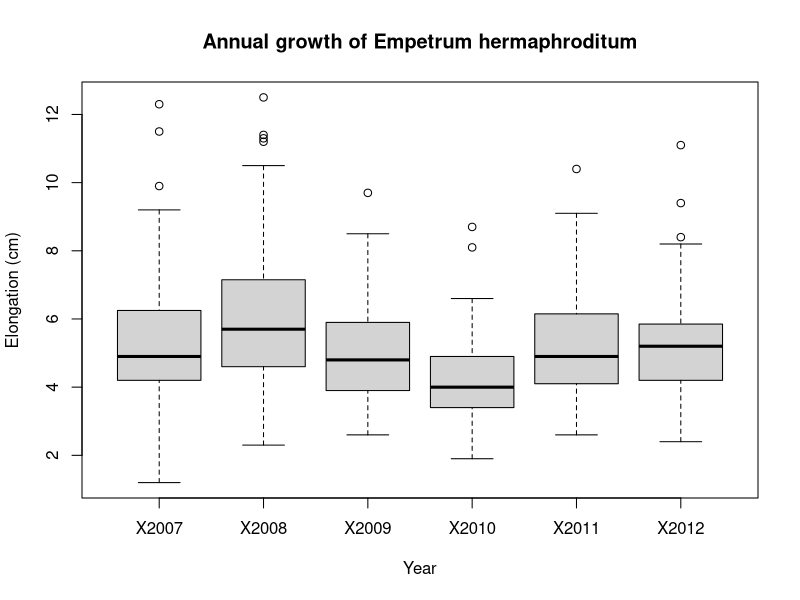

Recreate this plot in R.
# Beverly is doing coding club tutorial before the workshop on 23 Jan

# Introductory things ----

# Loading packages

library(tidyverse)

# Load data 

elongation <- read.csv("data-manip/EmpetrumElongation.csv", sep = ";")
germination <- read.csv("data-manip/Germination.csv", sep = ";")

# Learning about gather and spread ---- 

elongation_long <- gather(elongation, Year, Length, 
                          c(X2007, X2008, X2009, X2010, X2011, X2012))

elongation_wide <- spread(elongation_long, Year, Length) 

# Creating a boxplot

boxplot(Length ~ Year, data = elongation_long, 
        xlab = "Year", ylab = "Elongation (cm)", 
        main = "Annual growth of Empetrum hermaphroditum")

# Learning about filter, select, mutate, summarise and group_by ---- 

# Filter specific species, SR 
germinSR <- filter(germination, Species == 'SR')

# Select specific columns
germin_clean <- select(germination, Species, Treatment, Nb_seeds_germin)

# Adding a new column with mutate 
germin_percent <- mutate(germination, Percent = Nb_seeds_germin / Nb_seeds_tot * 100)

# Calculating summary statistics with summarise and group_by 
germin_average <- summarise(germin_percent, Germin_average = mean(Percent))
germin_grouped <- group_by(germin_percent, Species, Treatment) 
germin_summary <- summarise(germin_grouped, Average = mean(Percent))

# Learning how to use pipes ---- 

# Performing the above analyses with pipes

germin_summary <- germination %>%  
  mutate(Percent = Nb_seeds_germin/Nb_seeds_tot * 100) %>% 
  group_by(Species, Treatment) %>%  
  summarise(Average = mean(Percent), SD = sd(Percent)) %>%  
  ungroup()

# Other functions in dplyr ---- 

# Filter across multiple columns

potential_outlier <- filter_all(elongation, any_vars(. == 8.4))

elongation_df2 <- filter_all(elongation, any_vars(. < 8.4))

elongation_df3 <- filter_all(elongation, any_vars(. != 8.4))

# Filter for multiple criteria at the same time

control_vaccinium <- filter(germination, Treatment %in% c('Control', 'Vaccinium'))

# Summarising your data 

mean_elongation <- summarise_all(elongation, mean)

year_mean <- summarise_at(elongation, vars(contains("20")), mean)

numeric_mean <- summarise_if(germination, is.numeric, mean)

# Reordering and renaming factosr 

(germination$Species <- factor(germination$Species,
                               levels = c("SR", "SP"),
                               labels = c("Salix richardsonii", "Salix pulchra")))

# Joining the datasets together 

germination <- rename(germination, Zone = Block)

germination2 <- inner_join(germination, elongation, by = "Zone")

View(germination2)
